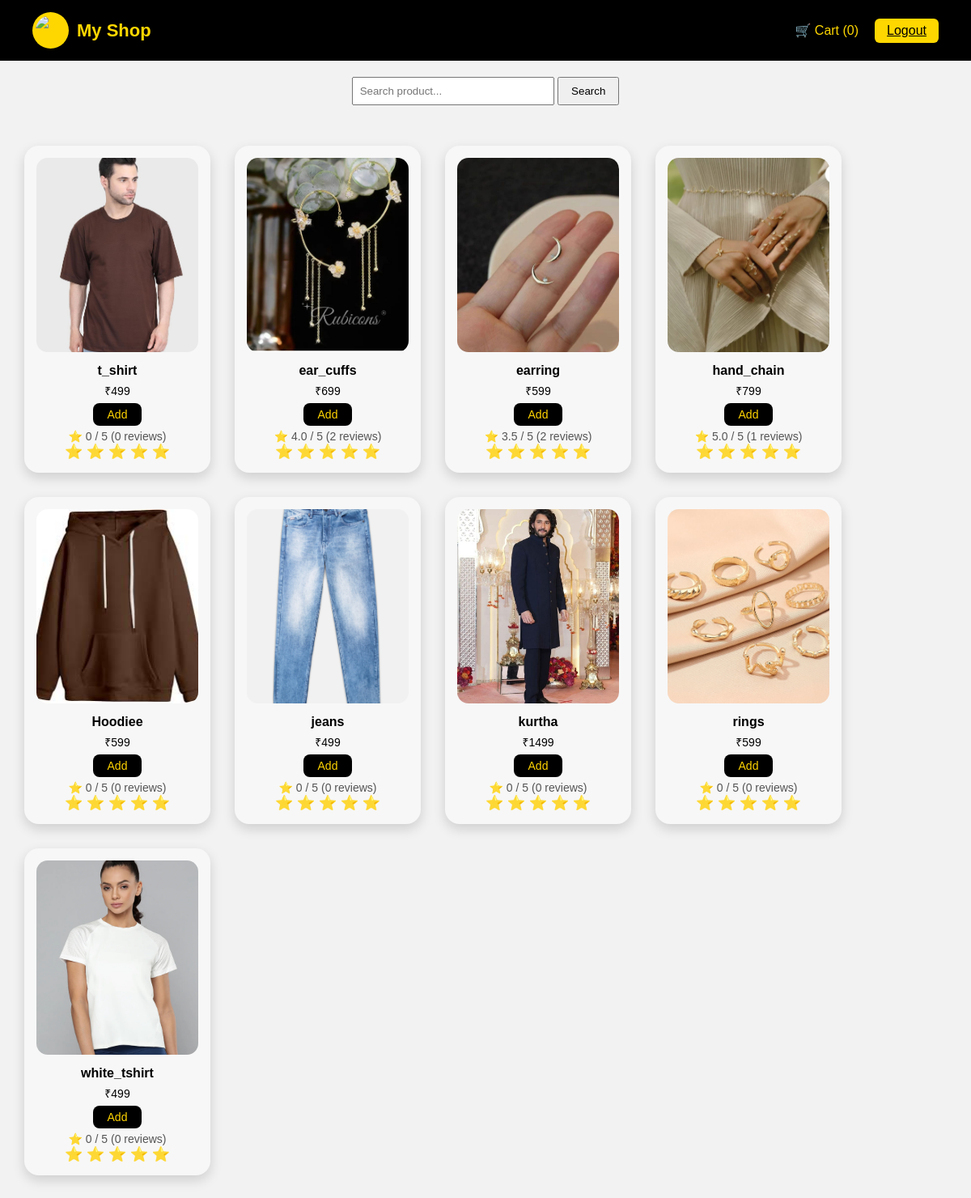
Screenshot of /products/ (signed in) with the database file from the repository.
### shop/models.py (models this page shows, shortened)
class Product(models.Model):
    name = models.CharField(max_length=200)
    price = models.IntegerField()
    image = models.ImageField(upload_to='products/')

### shop/views.py (the view)
# urls.py: path('products/', views.products, name='products'),
def products(request):
    if 'user' not in request.session:
        return redirect('login')
    query = request.GET.get('search')
    if query:
        products = Product.objects.filter(name__icontains=query)
    else:
        products = Product.objects.all()
    for p in products:
        ratings = Rating.objects.filter(product=p)
        avg = ratings.aggregate(Avg('stars'))['stars__avg']
        count = ratings.aggregate(Count('stars'))['stars__count']
        p.avg_rating = round(avg, 1) if avg else 0
        p.total_ratings = count
    return render(request, 'product.html', {
        'products': products,
        'cart_count': cart_count(request),
        'query': query
    })

### shop/views.py (called while the page is built)
def cart_count(request):
    cart = request.session.get('cart', {})
    return sum(cart.values())

### shop/templates/product.html (shortened to what this page needs)
{% extends 'base.html' %}
{% load static %}
{% block css %}
<link rel="stylesheet" href="{% static 'css/product.css' %}">
{% endblock %}
{% block content %}
<div style="text-align:center;margin:20px;">
    <form method="GET">
        <input type="text"
               name="search"
               placeholder="Search product..."
               value="{{ query|default:'' }}"
               style="padding:8px;width:250px;">
        <button type="submit" style="padding:8px 15px;">
            Search
        </button>
    </form>
</div>
<div class="product-container">
{% if products %}
{% for p in products %}
<div class="product-card">
    <img src="{{ p.image.url }}" alt="{{ p.name }}">
    <h3>{{ p.name }}</h3>
    <p class="price">₹{{ p.price }}</p>
    <a href="{% url 'add_to_cart' p.id %}">
        <button class="add-btn">Add</button>
    </a>
    <div class="rating-box">
        <div class="avg-rating">
            ⭐ {{ p.avg_rating|default:"0" }} / 5
            ({{ p.total_ratings|default:"0" }} reviews)
        </div>
        <form method="POST" action="{% url 'add_rating' p.id %}">
            <div class="stars">
                <button name="stars" value="5">⭐</button>
                <button name="stars" value="4">⭐</button>
                <button name="stars" value="3">⭐</button>
                <button name="stars" value="2">⭐</button>
                <button name="stars" value="1">⭐</button>
            </div>
        </form>
    </div>
</div>
{% endfor %}
{% else %}
<div style="text-align:center;margin-top:40px;">
    <h2>No Data Found</h2>
</div>
{% endif %}
</div>
{% endblock %}

### shop/templates/base.html (shortened to what this page needs)
{% load static %}
<!DOCTYPE html>
<html lang="en">
<head>
    <link rel="stylesheet" href="{% static 'css/base.css' %}">
    {% block css %}{% endblock %}
</head>
<body>
<nav class="navbar">
    <div class="nav-left">
        <img src="{% static 'images/Logo Design_ ALOO in Gold.png' %}" class="logo"  alt="ALOO Logo">
        <span class="brand">My Shop</span>
    </div>
    <div class="nav-right">
        <a href="{% url 'cart' %}" class="cart-link">
            🛒 Cart ({{ cart_count|default:0 }})
        </a>
        <a href="{% url 'logout' %}" class="logout-btn">Logout</a>
    </div>
</nav>
{% block content %}{% endblock %}
</body>
</html>

### shop/static/css/base.css (style rules this page uses)
* { margin: 0; padding: 0; box-sizing: border-box; font-family: "Poppins", sans-serif; }
body { background: #f2f2f2; }
.navbar { background: black; color: gold; padding: 15px 40px; display: flex; justify-content: space-between; align-items: center; }
.nav-left { display: flex; align-items: center; gap: 10px; }
.logo { width: 45px; height: 45px; object-fit: contain; border-radius: 50%; background: gold; padding: 4px; }
.brand { font-size: 22px; font-weight: bold; }
.nav-right { display: flex; align-items: center; gap: 20px; }
.cart-link { color: gold; text-decoration: none; font-size: 16px; }
.logout-btn { background: gold; color: black; border: none; padding: 6px 15px; border-radius: 6px; cursor: pointer; }

### shop/static/css/product.css (style rules this page uses)
.product-container { display: flex; gap: 30px; padding: 30px; flex-wrap: wrap; }
.product-card { background: #f7f7f7; width: 230px; border-radius: 18px; padding: 15px; text-align: center; box-shadow: 0 6px 15px rgba(0,0,0,0.15); }
.product-card img { width: 100%; height: 240px; object-fit: cover; border-radius: 14px; }
.product-card h3 { margin-top: 10px; font-size: 16px; font-weight: bold; }
.price { margin: 6px 0; font-size: 14px; }
.add-btn { background-color: #000; color: #ffd400; border: none; padding: 6px 18px; border-radius: 8px; cursor: pointer; font-size: 14px; }
.stars button { background:none; border:none; font-size:18px; cursor:pointer; }
.avg-rating { font-size:14px; margin-top:5px; color:#555; }

### rows the page displays
Product: image (picture), name "t_shirt", price "499", avg_rating "0", total_ratings "0"
Product: image (picture), name "ear_cuffs", price "699", avg_rating "4.0", total_ratings "2"
Product: image (picture), name "earring", price "599", avg_rating "3.5", total_ratings "2"
Product: image (picture), name "hand_chain", price "799", avg_rating "5.0", total_ratings "1"
Product: image (picture), name "Hoodiee", price "599", avg_rating "0", total_ratings "0"
Product: image (picture), name "jeans", price "499", avg_rating "0", total_ratings "0"
Product: image (picture), name "kurtha", price "1499", avg_rating "0", total_ratings "0"
Product: image (picture), name "rings", price "599", avg_rating "0", total_ratings "0"
Product: image (picture), name "white_tshirt", price "499", avg_rating "0", total_ratings "0"

### other values shown
{{ cart_count|default:0 }} "0"
